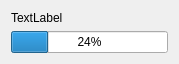
<?xml version="1.0" encoding="UTF-8"?>
<ui version="4.0">
 <class>bar</class>
 <widget class="QWidget" name="bar">
  <property name="geometry">
   <rect>
    <x>0</x>
    <y>0</y>
    <width>179</width>
    <height>61</height>
   </rect>
  </property>
  <property name="windowTitle">
   <string>Kstlink</string>
  </property>
  <layout class="QVBoxLayout" name="verticalLayout">
   <item>
    <widget class="QLabel" name="label">
     <property name="text">
      <string>TextLabel</string>
     </property>
    </widget>
   </item>
   <item>
    <widget class="QProgressBar" name="graph">
     <property name="value">
      <number>24</number>
     </property>
    </widget>
   </item>
  </layout>
 </widget>
 <resources/>
 <connections/>
</ui>
